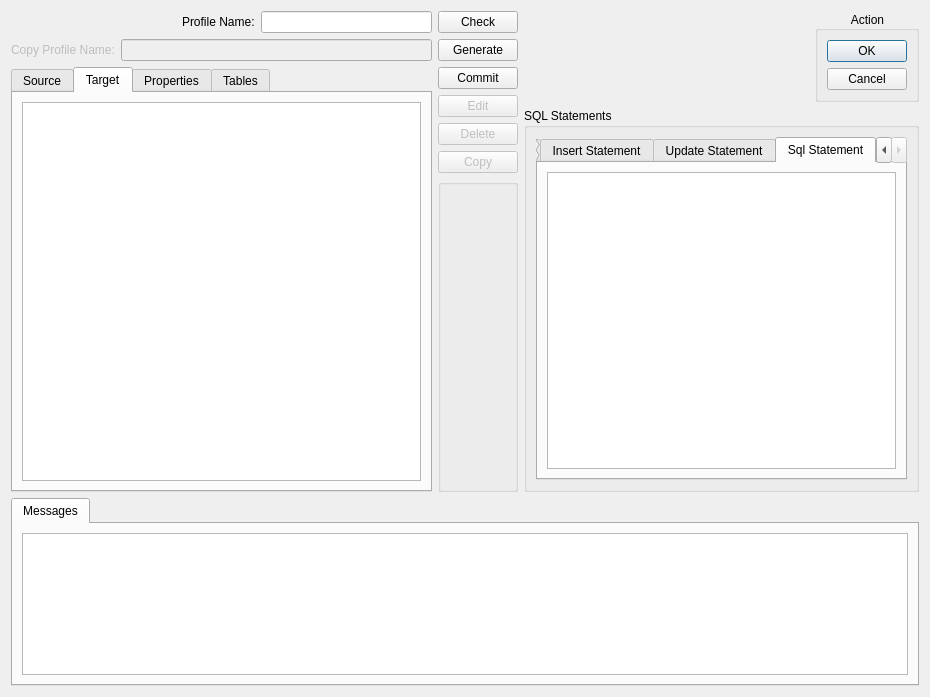
<?xml version="1.0" encoding="UTF-8"?>
<ui version="4.0">
 <class>NewProfileCreate</class>
 <widget class="QDialog" name="NewProfileCreate">
  <property name="geometry">
   <rect>
    <x>0</x>
    <y>0</y>
    <width>930</width>
    <height>697</height>
   </rect>
  </property>
  <property name="windowTitle">
   <string>Create New Profile</string>
  </property>
  <layout class="QGridLayout" name="gridLayout_11">
   <item row="0" column="0">
    <layout class="QVBoxLayout" name="verticalLayout_11">
     <item>
      <layout class="QHBoxLayout" name="horizontalLayout_6">
       <item>
        <spacer name="horizontalSpacer_3">
         <property name="orientation">
          <enum>Qt::Horizontal</enum>
         </property>
         <property name="sizeHint" stdset="0">
          <size>
           <width>40</width>
           <height>20</height>
          </size>
         </property>
        </spacer>
       </item>
       <item>
        <widget class="QLabel" name="label">
         <property name="text">
          <string>Profile Name:</string>
         </property>
         <property name="buddy">
          <cstring>lineEdit</cstring>
         </property>
        </widget>
       </item>
       <item>
        <widget class="QLineEdit" name="lineEdit"/>
       </item>
      </layout>
     </item>
     <item>
      <layout class="QHBoxLayout" name="horizontalLayout_4">
       <item>
        <layout class="QGridLayout" name="gridLayout_10">
         <item row="0" column="0">
          <widget class="QLabel" name="label_4">
           <property name="enabled">
            <bool>false</bool>
           </property>
           <property name="text">
            <string>Copy Profile Name:</string>
           </property>
           <property name="buddy">
            <cstring>lineEdit_copyProfileName</cstring>
           </property>
          </widget>
         </item>
        </layout>
       </item>
       <item>
        <widget class="QLineEdit" name="lineEdit_copyProfileName">
         <property name="enabled">
          <bool>false</bool>
         </property>
        </widget>
       </item>
      </layout>
     </item>
     <item>
      <layout class="QHBoxLayout" name="horizontalLayout_2">
       <item>
        <layout class="QVBoxLayout" name="verticalLayout">
         <item>
          <layout class="QHBoxLayout" name="horizontalLayout">
           <item>
            <widget class="QTabWidget" name="tabWidget_2">
             <property name="currentIndex">
              <number>1</number>
             </property>
             <widget class="QWidget" name="tab">
              <attribute name="title">
               <string>Source</string>
              </attribute>
              <layout class="QVBoxLayout" name="verticalLayout_9">
               <item>
                <widget class="QTextEdit" name="textEdit_Source"/>
               </item>
              </layout>
             </widget>
             <widget class="QWidget" name="tab_2">
              <attribute name="title">
               <string>Target</string>
              </attribute>
              <layout class="QVBoxLayout" name="verticalLayout_8">
               <item>
                <widget class="QTextEdit" name="textEdit_Target"/>
               </item>
              </layout>
             </widget>
             <widget class="QWidget" name="Properties">
              <attribute name="title">
               <string>Properties</string>
              </attribute>
              <layout class="QHBoxLayout" name="horizontalLayout_7">
               <item>
                <widget class="QGroupBox" name="groupBox_7">
                 <property name="title">
                  <string>Profile Name</string>
                 </property>
                 <layout class="QGridLayout" name="gridLayout_6">
                  <item row="1" column="0">
                   <widget class="QGroupBox" name="groupBox_6">
                    <property name="title">
                     <string>Description</string>
                    </property>
                    <widget class="QTextEdit" name="textEdit_description">
                     <property name="geometry">
                      <rect>
                       <x>10</x>
                       <y>34</y>
                       <width>201</width>
                       <height>101</height>
                      </rect>
                     </property>
                    </widget>
                   </widget>
                  </item>
                  <item row="0" column="0">
                   <widget class="QLineEdit" name="lineEdit_ProfileName">
                    <property name="readOnly">
                     <bool>true</bool>
                    </property>
                   </widget>
                  </item>
                  <item row="2" column="0">
                   <widget class="QGroupBox" name="groupBox_9">
                    <property name="title">
                     <string>Logging</string>
                    </property>
                    <layout class="QGridLayout" name="gridLayout_9">
                     <item row="0" column="0" colspan="2">
                      <layout class="QHBoxLayout" name="horizontalLayout_8">
                       <item>
                        <widget class="QLabel" name="label_2">
                         <property name="text">
                          <string>Level:</string>
                         </property>
                        </widget>
                       </item>
                       <item>
                        <widget class="QComboBox" name="comboBox_loggingLevel"/>
                       </item>
                      </layout>
                     </item>
                     <item row="1" column="0">
                      <spacer name="horizontalSpacer">
                       <property name="orientation">
                        <enum>Qt::Horizontal</enum>
                       </property>
                       <property name="sizeHint" stdset="0">
                        <size>
                         <width>130</width>
                         <height>20</height>
                        </size>
                       </property>
                      </spacer>
                     </item>
                     <item row="1" column="1">
                      <widget class="QPushButton" name="pushButton_LogFilebrowse">
                       <property name="text">
                        <string>Browse</string>
                       </property>
                      </widget>
                     </item>
                     <item row="2" column="0" colspan="2">
                      <layout class="QVBoxLayout" name="verticalLayout_16">
                       <item>
                        <widget class="QLabel" name="label_3">
                         <property name="text">
                          <string>FileName</string>
                         </property>
                        </widget>
                       </item>
                       <item>
                        <widget class="QLineEdit" name="lineEdit_LogFileName"/>
                       </item>
                      </layout>
                     </item>
                    </layout>
                   </widget>
                  </item>
                 </layout>
                </widget>
               </item>
               <item>
                <layout class="QVBoxLayout" name="verticalLayout_15">
                 <item>
                  <layout class="QVBoxLayout" name="verticalLayout_14">
                   <item>
                    <widget class="QCheckBox" name="checkBox_ProfileEnabled">
                     <property name="text">
                      <string>Enabled</string>
                     </property>
                     <property name="checkable">
                      <bool>true</bool>
                     </property>
                     <property name="checked">
                      <bool>false</bool>
                     </property>
                    </widget>
                   </item>
                   <item>
                    <widget class="QCheckBox" name="checkBox_AutoCommitEnabled">
                     <property name="text">
                      <string>AutoCommit</string>
                     </property>
                     <property name="checked">
                      <bool>false</bool>
                     </property>
                    </widget>
                   </item>
                   <item>
                    <widget class="QCheckBox" name="checkBox_ProfileTraceEnabled">
                     <property name="text">
                      <string>Trace</string>
                     </property>
                    </widget>
                   </item>
                   <item>
                    <widget class="QCheckBox" name="checkBox_ProfileTransactionLogging">
                     <property name="text">
                      <string>Logging</string>
                     </property>
                     <property name="checked">
                      <bool>false</bool>
                     </property>
                    </widget>
                   </item>
                  </layout>
                 </item>
                 <item>
                  <widget class="QGroupBox" name="groupBox_4">
                   <property name="title">
                    <string>Commit Throttle</string>
                   </property>
                   <layout class="QGridLayout" name="gridLayout">
                    <item row="0" column="0">
                     <widget class="QSpinBox" name="spinBox_CommitThrottle">
                      <property name="maximum">
                       <number>100000</number>
                      </property>
                      <property name="value">
                       <number>1000</number>
                      </property>
                     </widget>
                    </item>
                   </layout>
                  </widget>
                 </item>
                 <item>
                  <widget class="QGroupBox" name="groupBox_5">
                   <property name="title">
                    <string>Execution Threads</string>
                   </property>
                   <layout class="QGridLayout" name="gridLayout_5">
                    <item row="0" column="0">
                     <widget class="QSpinBox" name="spinBox_ExecutionThreads">
                      <property name="value">
                       <number>1</number>
                      </property>
                     </widget>
                    </item>
                    <item row="3" column="0">
                     <spacer name="verticalSpacer">
                      <property name="orientation">
                       <enum>Qt::Vertical</enum>
                      </property>
                      <property name="sizeHint" stdset="0">
                       <size>
                        <width>20</width>
                        <height>40</height>
                       </size>
                      </property>
                     </spacer>
                    </item>
                    <item row="2" column="0">
                     <widget class="QGroupBox" name="groupBox_8">
                      <property name="title">
                       <string>Drop Target</string>
                      </property>
                      <layout class="QGridLayout" name="gridLayout_8">
                       <item row="0" column="0">
                        <widget class="QComboBox" name="comboBox_dropTarget"/>
                       </item>
                      </layout>
                     </widget>
                    </item>
                    <item row="1" column="0">
                     <widget class="QGroupBox" name="groupBox_10">
                      <property name="title">
                       <string>Packet Size</string>
                      </property>
                      <layout class="QGridLayout" name="gridLayout_12">
                       <item row="0" column="0">
                        <widget class="QSpinBox" name="spinBox_NetworkPacketSize">
                         <property name="maximum">
                          <number>32767</number>
                         </property>
                         <property name="value">
                          <number>2048</number>
                         </property>
                        </widget>
                       </item>
                      </layout>
                     </widget>
                    </item>
                   </layout>
                  </widget>
                 </item>
                </layout>
               </item>
              </layout>
             </widget>
             <widget class="QWidget" name="tabTables">
              <attribute name="title">
               <string>Tables</string>
              </attribute>
              <layout class="QGridLayout" name="gridLayout_4">
               <item row="0" column="0">
                <widget class="QListWidget" name="listWidget"/>
               </item>
              </layout>
             </widget>
            </widget>
           </item>
          </layout>
         </item>
        </layout>
       </item>
       <item>
        <layout class="QVBoxLayout" name="verticalLayout_2"/>
       </item>
      </layout>
     </item>
    </layout>
   </item>
   <item row="0" column="1">
    <layout class="QVBoxLayout" name="verticalLayout_12">
     <item>
      <widget class="QPushButton" name="pushButton_profileCheck">
       <property name="text">
        <string>Check</string>
       </property>
      </widget>
     </item>
     <item>
      <widget class="QPushButton" name="pushButton_Generate">
       <property name="text">
        <string>Generate</string>
       </property>
      </widget>
     </item>
     <item>
      <widget class="QPushButton" name="pushButton_Commit">
       <property name="text">
        <string>Commit</string>
       </property>
      </widget>
     </item>
     <item>
      <widget class="QPushButton" name="pushButton_editProfile">
       <property name="enabled">
        <bool>false</bool>
       </property>
       <property name="text">
        <string>Edit</string>
       </property>
      </widget>
     </item>
     <item>
      <widget class="QPushButton" name="pushButton_deleteProfile">
       <property name="enabled">
        <bool>false</bool>
       </property>
       <property name="text">
        <string>Delete</string>
       </property>
      </widget>
     </item>
     <item>
      <widget class="QPushButton" name="pushButton_copyProfile">
       <property name="enabled">
        <bool>false</bool>
       </property>
       <property name="text">
        <string>Copy</string>
       </property>
      </widget>
     </item>
     <item>
      <widget class="QGroupBox" name="groupBox">
       <property name="title">
        <string/>
       </property>
      </widget>
     </item>
    </layout>
   </item>
   <item row="0" column="2">
    <layout class="QVBoxLayout" name="verticalLayout_10">
     <item>
      <layout class="QVBoxLayout" name="verticalLayout_6">
       <item>
        <layout class="QHBoxLayout" name="horizontalLayout_5">
         <item>
          <spacer name="horizontalSpacer_2">
           <property name="orientation">
            <enum>Qt::Horizontal</enum>
           </property>
           <property name="sizeHint" stdset="0">
            <size>
             <width>40</width>
             <height>20</height>
            </size>
           </property>
          </spacer>
         </item>
         <item>
          <widget class="QGroupBox" name="groupBox_2">
           <property name="sizePolicy">
            <sizepolicy hsizetype="Fixed" vsizetype="Minimum">
             <horstretch>0</horstretch>
             <verstretch>0</verstretch>
            </sizepolicy>
           </property>
           <property name="layoutDirection">
            <enum>Qt::RightToLeft</enum>
           </property>
           <property name="title">
            <string>Action</string>
           </property>
           <property name="alignment">
            <set>Qt::AlignCenter</set>
           </property>
           <layout class="QHBoxLayout" name="horizontalLayout_3">
            <item>
             <widget class="QDialogButtonBox" name="buttonBox">
              <property name="sizePolicy">
               <sizepolicy hsizetype="Fixed" vsizetype="Fixed">
                <horstretch>0</horstretch>
                <verstretch>0</verstretch>
               </sizepolicy>
              </property>
              <property name="orientation">
               <enum>Qt::Vertical</enum>
              </property>
              <property name="standardButtons">
               <set>QDialogButtonBox::Cancel|QDialogButtonBox::Ok</set>
              </property>
             </widget>
            </item>
           </layout>
          </widget>
         </item>
        </layout>
       </item>
       <item>
        <layout class="QVBoxLayout" name="verticalLayout_3"/>
       </item>
      </layout>
     </item>
     <item>
      <widget class="QGroupBox" name="groupBox_3">
       <property name="title">
        <string>SQL Statements</string>
       </property>
       <layout class="QVBoxLayout" name="verticalLayout_4">
        <item>
         <widget class="QTabWidget" name="tabWidget">
          <property name="currentIndex">
           <number>3</number>
          </property>
          <widget class="QWidget" name="tab_create">
           <attribute name="title">
            <string>Create Statement</string>
           </attribute>
           <layout class="QVBoxLayout" name="verticalLayout_5">
            <item>
             <widget class="QListWidget" name="listWidget_createStatements"/>
            </item>
           </layout>
          </widget>
          <widget class="QWidget" name="tab_insert">
           <attribute name="title">
            <string>Insert Statement</string>
           </attribute>
           <layout class="QGridLayout" name="gridLayout_2">
            <item row="0" column="0">
             <widget class="QListWidget" name="listWidget_insertStatements"/>
            </item>
           </layout>
          </widget>
          <widget class="QWidget" name="tab_update">
           <attribute name="title">
            <string>Update Statement</string>
           </attribute>
           <layout class="QGridLayout" name="gridLayout_3">
            <item row="0" column="0">
             <widget class="QListWidget" name="listWidget_updateStatements"/>
            </item>
           </layout>
          </widget>
          <widget class="QWidget" name="tab_SqlStatement">
           <attribute name="title">
            <string>Sql Statement</string>
           </attribute>
           <layout class="QGridLayout" name="gridLayout_7">
            <item row="0" column="0">
             <widget class="QListWidget" name="listWidget_SqlStatements"/>
            </item>
           </layout>
          </widget>
         </widget>
        </item>
       </layout>
      </widget>
     </item>
    </layout>
   </item>
   <item row="1" column="0" colspan="3">
    <widget class="QTabWidget" name="tabWidget_3">
     <property name="currentIndex">
      <number>0</number>
     </property>
     <widget class="QWidget" name="tab_3">
      <attribute name="title">
       <string>Messages</string>
      </attribute>
      <layout class="QVBoxLayout" name="verticalLayout_7">
       <item>
        <widget class="QTextEdit" name="textEdit_messages"/>
       </item>
      </layout>
     </widget>
    </widget>
   </item>
  </layout>
 </widget>
 <resources/>
 <connections>
  <connection>
   <sender>buttonBox</sender>
   <signal>clicked(QAbstractButton*)</signal>
   <receiver>NewProfileCreate</receiver>
   <slot>accept()</slot>
   <hints>
    <hint type="sourcelabel">
     <x>880</x>
     <y>44</y>
    </hint>
    <hint type="destinationlabel">
     <x>743</x>
     <y>53</y>
    </hint>
   </hints>
  </connection>
  <connection>
   <sender>buttonBox</sender>
   <signal>clicked(QAbstractButton*)</signal>
   <receiver>NewProfileCreate</receiver>
   <slot>reject()</slot>
   <hints>
    <hint type="sourcelabel">
     <x>849</x>
     <y>71</y>
    </hint>
    <hint type="destinationlabel">
     <x>749</x>
     <y>88</y>
    </hint>
   </hints>
  </connection>
 </connections>
</ui>
